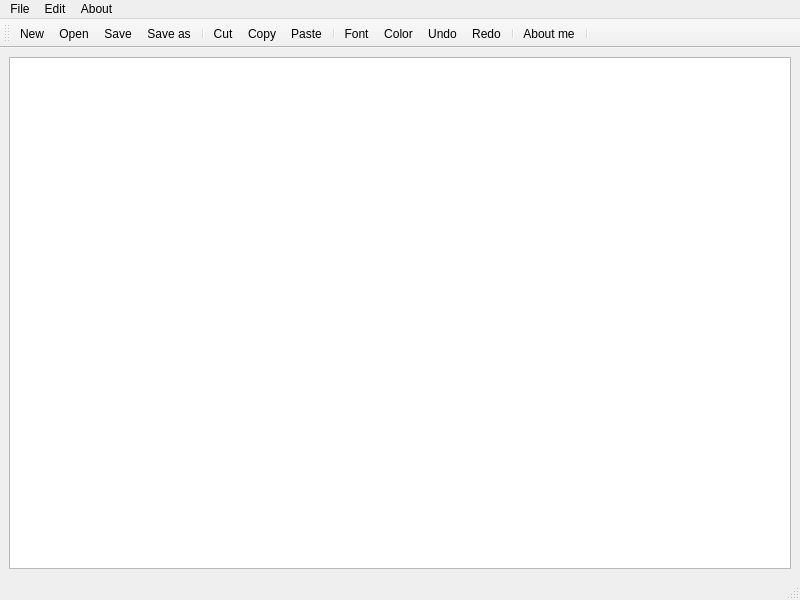
<?xml version="1.0" encoding="UTF-8"?>
<ui version="4.0">
 <class>MainWindow</class>
 <widget class="QMainWindow" name="MainWindow">
  <property name="geometry">
   <rect>
    <x>0</x>
    <y>0</y>
    <width>800</width>
    <height>600</height>
   </rect>
  </property>
  <property name="windowTitle">
   <string>Simple text editor</string>
  </property>
  <widget class="QWidget" name="centralwidget">
   <layout class="QVBoxLayout" name="verticalLayout">
    <item>
     <widget class="QTextEdit" name="textEdit"/>
    </item>
   </layout>
  </widget>
  <widget class="QMenuBar" name="menubar">
   <property name="geometry">
    <rect>
     <x>0</x>
     <y>0</y>
     <width>800</width>
     <height>23</height>
    </rect>
   </property>
   <widget class="QMenu" name="menuFile">
    <property name="title">
     <string>File</string>
    </property>
    <addaction name="actionNew"/>
    <addaction name="actionOpen"/>
    <addaction name="separator"/>
    <addaction name="actionSave"/>
    <addaction name="actionSave_as"/>
    <addaction name="separator"/>
   </widget>
   <widget class="QMenu" name="menuEdit">
    <property name="title">
     <string>Edit</string>
    </property>
    <addaction name="actionCut"/>
    <addaction name="actionCopy"/>
    <addaction name="actionPaste"/>
    <addaction name="separator"/>
    <addaction name="actionRedo"/>
    <addaction name="actionUndo"/>
    <addaction name="separator"/>
    <addaction name="actionFont"/>
    <addaction name="actionColor"/>
    <addaction name="actionBackground_color"/>
   </widget>
   <widget class="QMenu" name="menuAbout">
    <property name="title">
     <string>About</string>
    </property>
    <addaction name="actionAbout_me"/>
   </widget>
   <addaction name="menuFile"/>
   <addaction name="menuEdit"/>
   <addaction name="menuAbout"/>
  </widget>
  <widget class="QStatusBar" name="statusbar"/>
  <widget class="QToolBar" name="toolBar">
   <property name="windowTitle">
    <string>toolBar</string>
   </property>
   <attribute name="toolBarArea">
    <enum>TopToolBarArea</enum>
   </attribute>
   <attribute name="toolBarBreak">
    <bool>false</bool>
   </attribute>
   <addaction name="actionNew"/>
   <addaction name="actionOpen"/>
   <addaction name="actionSave"/>
   <addaction name="actionSave_as"/>
   <addaction name="separator"/>
   <addaction name="actionCut"/>
   <addaction name="actionCopy"/>
   <addaction name="actionPaste"/>
   <addaction name="separator"/>
   <addaction name="actionFont"/>
   <addaction name="actionColor"/>
   <addaction name="actionUndo"/>
   <addaction name="actionRedo"/>
   <addaction name="separator"/>
   <addaction name="actionAbout_me"/>
   <addaction name="separator"/>
  </widget>
  <action name="actionOpen">
   <property name="icon">
    <iconset resource="Resource.qrc">
     <normaloff>:/rec/img/folder.png</normaloff>:/rec/img/folder.png</iconset>
   </property>
   <property name="text">
    <string>Open</string>
   </property>
  </action>
  <action name="actionSave">
   <property name="icon">
    <iconset resource="Resource.qrc">
     <normaloff>:/rec/img/save-file.png</normaloff>:/rec/img/save-file.png</iconset>
   </property>
   <property name="text">
    <string>Save</string>
   </property>
  </action>
  <action name="actionCut">
   <property name="icon">
    <iconset resource="Resource.qrc">
     <normaloff>:/rec/img/paper-shredder.png</normaloff>:/rec/img/paper-shredder.png</iconset>
   </property>
   <property name="text">
    <string>Cut</string>
   </property>
  </action>
  <action name="actionCopy">
   <property name="icon">
    <iconset resource="Resource.qrc">
     <normaloff>:/rec/img/attach-file.png</normaloff>:/rec/img/attach-file.png</iconset>
   </property>
   <property name="text">
    <string>Copy</string>
   </property>
  </action>
  <action name="actionPaste">
   <property name="icon">
    <iconset resource="Resource.qrc">
     <normaloff>:/rec/img/add-file.png</normaloff>:/rec/img/add-file.png</iconset>
   </property>
   <property name="text">
    <string>Paste</string>
   </property>
  </action>
  <action name="actionRedo">
   <property name="icon">
    <iconset resource="Resource.qrc">
     <normaloff>:/rec/img/redo.png</normaloff>:/rec/img/redo.png</iconset>
   </property>
   <property name="text">
    <string>Redo</string>
   </property>
  </action>
  <action name="actionUndo">
   <property name="icon">
    <iconset resource="Resource.qrc">
     <normaloff>:/rec/img/backup-file.png</normaloff>:/rec/img/backup-file.png</iconset>
   </property>
   <property name="text">
    <string>Undo</string>
   </property>
  </action>
  <action name="actionSave_as">
   <property name="icon">
    <iconset resource="Resource.qrc">
     <normaloff>:/rec/img/download-file.png</normaloff>:/rec/img/download-file.png</iconset>
   </property>
   <property name="text">
    <string>Save as</string>
   </property>
  </action>
  <action name="actionAbout_me">
   <property name="icon">
    <iconset resource="Resource.qrc">
     <normaloff>:/rec/img/about.png</normaloff>:/rec/img/about.png</iconset>
   </property>
   <property name="text">
    <string>About me</string>
   </property>
  </action>
  <action name="actionNew">
   <property name="icon">
    <iconset resource="Resource.qrc">
     <normaloff>:/rec/img/new.png</normaloff>:/rec/img/new.png</iconset>
   </property>
   <property name="text">
    <string>New</string>
   </property>
  </action>
  <action name="actionFont">
   <property name="icon">
    <iconset resource="Resource.qrc">
     <normaloff>:/rec/img/font.png</normaloff>:/rec/img/font.png</iconset>
   </property>
   <property name="text">
    <string>Font</string>
   </property>
  </action>
  <action name="actionColor">
   <property name="icon">
    <iconset resource="Resource.qrc">
     <normaloff>:/rec/img/color.png</normaloff>:/rec/img/color.png</iconset>
   </property>
   <property name="text">
    <string>Color</string>
   </property>
  </action>
  <action name="actionBackground_color">
   <property name="text">
    <string>Background color</string>
   </property>
  </action>
 </widget>
 <resources>
  <include location="Resource.qrc"/>
 </resources>
 <connections/>
</ui>
